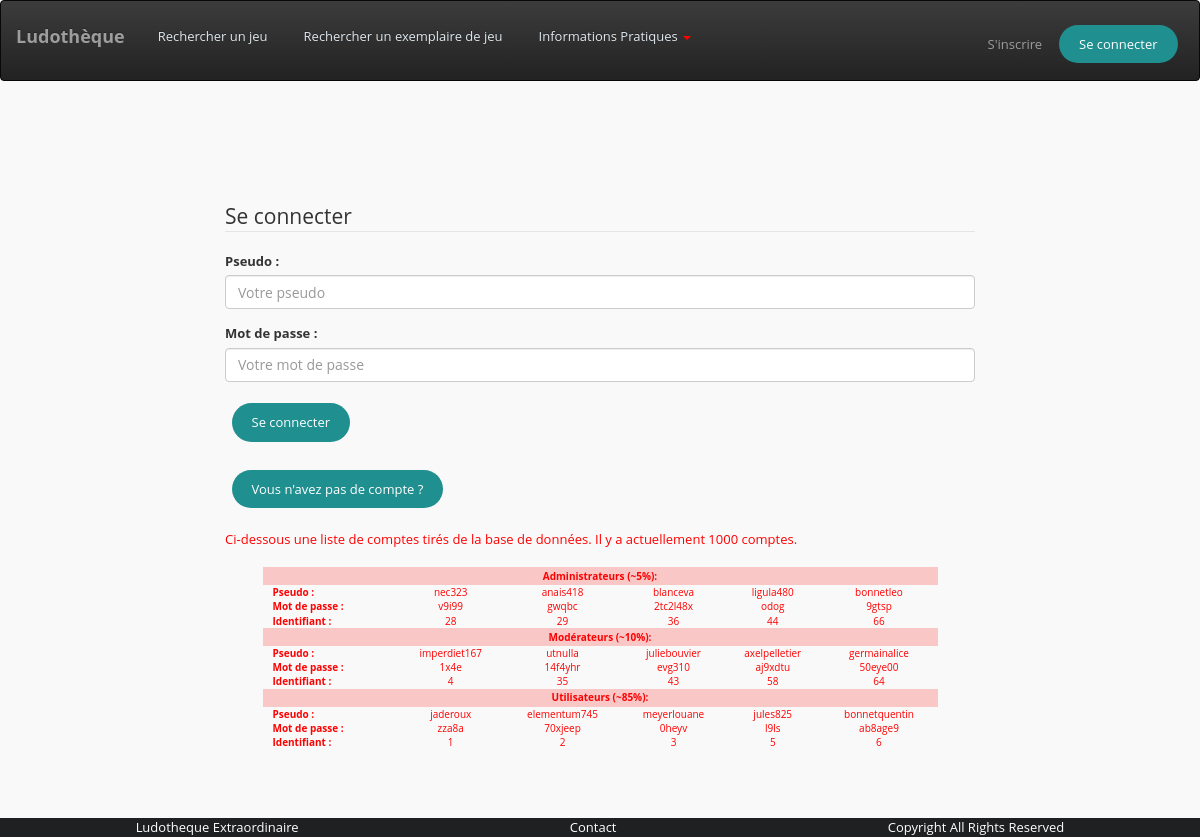
The app's page /index.php?page=connexion/connexion.php with its own data.
### tables this page shows
CREATE TABLE compte (
  idUser smallint(8) unsigned NOT NULL AUTO_INCREMENT,
  adresse varchar(300) NOT NULL,
  ville varchar(30) NOT NULL,
  numDept smallint(2) unsigned NOT NULL,  
  email varchar(255) NOT NULL UNIQUE,  
  telephone varchar(15) NOT NULL,
  pseudo varchar(30) NOT NULL UNIQUE,  
  dateInscription date NOT NULL,
  mdp varchar(50) NOT NULL,
  codePostal int(5) unsigned NOT NULL,
  droit varchar(20) NOT NULL,  
  typeCompte VARCHAR(30) NOT NULL DEFAULT 'Individu',  

  PRIMARY KEY (idUser)
);

### ihm/connexion/connexion.php (the view, shortened to what this page needs)
<?php
$pdo = openConnexion();
$requeteAdministrateurs = "SELECT * FROM compte WHERE droit='Administrateur' LIMIT 5;";
$stmtAdministrateurs = $pdo->prepare($requeteAdministrateurs);
$stmtAdministrateurs->execute();
$listeAdministrateurs = null;
while ($ligne = $stmtAdministrateurs->fetch(PDO::FETCH_ASSOC)) {
    $listeAdministrateurs [] = ['pseudo' => $ligne['pseudo'], 'mdp' => $ligne['mdp'], 'idUser' => $ligne['idUser']];
}
$requeteModerateurs = "SELECT * FROM compte WHERE droit='Moderateur' LIMIT 5;";
$stmtModerateurs = $pdo->prepare($requeteModerateurs);
$stmtModerateurs->execute();
$listeModerateurs = null;
while ($ligne = $stmtModerateurs->fetch(PDO::FETCH_ASSOC)) {
    $listeModerateurs [] = ['pseudo' => $ligne['pseudo'], 'mdp' => $ligne['mdp'], 'idUser' => $ligne['idUser']];
}
$requeteUtilisateurs = "SELECT * FROM compte WHERE droit='Utilisateur' LIMIT 5;";
$stmtUtilisateurs = $pdo->prepare($requeteUtilisateurs);
$stmtUtilisateurs->execute();
$listeUtilisateurs = null;
while ($ligne = $stmtUtilisateurs->fetch(PDO::FETCH_ASSOC)) {
    $listeUtilisateurs [] = ['pseudo' => $ligne['pseudo'], 'mdp' => $ligne['mdp'], 'idUser' => $ligne['idUser']];
}
?>
<form action="" method="POST">
    <legend>Se connecter</legend>
    <div class="form-group">
        <label for="username-email"> Pseudo :</label>
        <input type="text" name="pseudo" size="20" maxlength="20" required="required"  placeholder="Votre pseudo"  class="form-control"/>
    </div>
    <div class="form-group">
        <label for="password">Mot de passe :</label>
        <input type="password" name="mdp" size="20" maxlength="20" required="required" placeholder="Votre mot de passe"  class="form-control"/>
    </div>
    <div class="form-group">
        <input type="submit" class="boutonBleu" value="Se connecter" />
    </div>
    <div class="form-group">
        <a href="index.php?page=creation/individu.php" class="boutonBleu">Vous n'avez pas de compte ?</a>
    </div>
</form>
<span>
    Ci-dessous une liste de comptes tirés de la base de données. Il y a actuellement 1000 comptes.
    <br />
    <br />
    <table>
        <tr>
            <td colspan=6 class="categorie">
                <b>Administrateurs (~5%):</b>
            </td>
        </tr>
        <tr>
            <td class="titre">
                <b>Pseudo :</b>
            </td>
            <?php foreach ($listeAdministrateurs as $administrateur) : ?>
                <td><?= $administrateur["pseudo"] ?></td>
            <?php endforeach; ?>
        </tr>
        <tr>
            <td class="titre">
                <b>Mot de passe :</b>
            </td>
            <?php foreach ($listeAdministrateurs as $administrateur) : ?>
                <td><?= $administrateur["mdp"] ?></td>
            <?php endforeach; ?>
        </tr>
        <tr>
            <td class="titre">
                <b>Identifiant :</b>
            </td>
            <?php foreach ($listeAdministrateurs as $administrateur) : ?>
                <td><?= $administrateur["idUser"] ?></td>
            <?php endforeach; ?>
        </tr>
        <tr>
            <td colspan=6 class="categorie">
                <b>Modérateurs (~10%):</b>
            </td>
        </tr>
        <tr>
            <td class="titre">
                <b>Pseudo :</b>
            </td>
            <?php foreach ($listeModerateurs as $moderateur) : ?>
                <td><?= $moderateur["pseudo"] ?></td>
            <?php endforeach; ?>
        </tr>
        <tr>
            <td class="titre">
                <b>Mot de passe :</b>
            </td>
            <?php foreach ($listeModerateurs as $moderateur) : ?>
                <td><?= $moderateur["mdp"] ?></td>
            <?php endforeach; ?>
        </tr>
        <tr>
            <td class="titre">
                <b>Identifiant :</b>
            </td>
            <?php foreach ($listeModerateurs as $moderateur) : ?>
                <td><?= $moderateur["idUser"] ?></td>
            <?php endforeach; ?>
        </tr>
        <tr>
            <td colspan=6 class="categorie">
                <b>Utilisateurs (~85%):</b>
            </td>
        </tr>
        <tr>
            <td class="titre">
                <b>Pseudo :</b>
            </td>
            <?php foreach ($listeUtilisateurs as $utilisateur) : ?>
                <td><?= $utilisateur["pseudo"] ?></td>
            <?php endforeach; ?>
        </tr>
        <tr>
            <td class="titre">
                <b>Mot de passe :</b>
            </td>
            <?php foreach ($listeUtilisateurs as $utilisateur) : ?>
                <td><?= $utilisateur["mdp"] ?></td>
            <?php endforeach; ?>
        </tr>
                <tr>
            <td class="titre">
                <b>Identifiant :</b>
            </td>
            <?php foreach ($listeUtilisateurs as $utilisateur) : ?>
                <td><?= $utilisateur["idUser"] ?></td>
            <?php endforeach; ?>
        </tr>
    </table>
    <br />
    <br />
</span>

### index.php (shortened to what this page needs)
<!DOCTYPE HTML>
<html>
    <head>
        <?php
        include 'ihm/css/css.php';
        ?>
        <?php
        if (!empty($_REQUEST['connexion'])) {
            include 'controller/controllerConnexion.php';
        } else if (!empty($_REQUEST['objectToWorkWith'])) {
            include 'controller/controllerRequete.php';
        } else if (!empty($_REQUEST['administrateur'])) {
            include 'controller/controllerAdministrateur.php';
        } else if (!empty($_REQUEST['moderateur'])) {
            include 'controller/controllerModerateur.php';
        } else if (!empty($_REQUEST['user']) && empty($_REQUEST['idPret'])) {
            include 'controller/controllerUser.php';
        } else if (!empty($_REQUEST['formulaire'])) {
            include 'controller/controllerFormulaire.php';
        } else if (!empty($_REQUEST['pret'])) {
            include 'controller/controllerPret.php';
        } else if (!empty($_REQUEST['page'])) {
            $pageAAfficher = 'ihm/' . $_REQUEST['page'];
        }
        ?>
    </head>
    <body>
        <div id='div_header'><?php
            include ('ihm/header/header.php');
            ?></div>
        <div class="container" id="wrap">
            <div class="row">
                <div class="col-xs-12 col-sm-12 col-md-10 col-lg-8 col-xs-offset-0 col-sm-offset-0 col-md-offset-2 col-lg-offset-2 toppad" >
                    <?php include $pageAAfficher; ?>
                </div>
            </div>
        </div>
        <div id='div_footer'><?php
            include 'ihm/footer/footer.php';
            ?></div>
    </body>
</html>

### ihm/css/css.php (shortened to what this page needs)
<?php
$cssDirectory = "ihm/css";
if ($dossier = opendir($cssDirectory)) {
    while (false !== ($file = readdir($dossier))) {
        $fileExtension = explode(".", $file)[count(explode(".", $file)) - 1];
        if ($fileExtension == "css") {
            echo '<link rel="stylesheet" type="text/css" href="' . $cssDirectory . '/' . $file . '">';
        }
    }
}
?>
      <link rel="stylesheet" type="text/css" href="ihm/css/styles.css" >

### ihm/header/header.php (shortened to what this page needs)
<nav class="navbar navbar-inverse navigation-clean-button"  >
    <div class="container-fluid" >
        <div class="navbar-header"  >
            <a class="navbar-brand navbar-link" href="index.php">Ludothèque </a>
        </div>
        <div class="collapse navbar-collapse" id="navcol-1">
            <ul class="nav navbar-nav" >
                <li role="presentation"><a href="index.php?page=recherche/jeu_t.php">Rechercher un jeu</a></li>
                <li role="presentation"><a href="index.php?page=recherche/jeu_p.php">Rechercher un exemplaire de jeu</a></li>
                <li class="dropdown">
                    <a class="dropdown-toggle" data-toggle="dropdown" aria-expanded="false"  href="index.php?page=pages/informations.php">
                        Informations Pratiques
                        <span class="caret">
                        </span>
                    </a>
                </li>
            </ul>
            <p class="navbar-text navbar-right actions">
                <?php if (empty($_SESSION)): ?>
                    <a class="navbar-link login" href="index.php?page=creation/individu.php">S'inscrire</a>
                    <a class="boutonBleu" role="button" href="index.php?page=connexion/connexion.php">Se connecter</a>
                <?php else: ?>
                    <a class="boutonBleu" role="button" href="index.php?connexion=off">Se déconnecter</a>
                <?php endif; ?>
            </p>
        </div>
    </div>
</nav>

### ihm/footer/footer.php
<footer >
	<div class="footer">
		<div id="element1">Ludotheque Extraordinaire</div>
		<div id="element2">
			<a id="a" href="mailto:ludo@theque.com"> Contact </a>
		</div>
		<div id="element3">Copyright All Rights Reserved</div>
	</div>
</footer>

### ihm/css/styles.css (style rules this page uses)
body { background-color: #f9f9f9 !important; font-family: 'Open Sans', sans-serif!important; font-size:1.3em; }
table { border-collapse:collapse; width:100%; }
th, td { border:1px solid black; width:20%; }
td { text-align:center; }
.toppad { margin-top:100px; margin-bottom:50px; }

### ihm/css/Navigation-with-Button1.css (style rules this page uses)
.navigation-clean-button { z-index:1000; width:100%; position:fixed; background:#fff; padding-top:10px; padding-bottom:10px; color:#333; border-radius:0; box-shadow:none; border:none; margin-bottom:0; }
.navigation-clean-button .navbar-brand { font-weight:bold; color:inherit; }
.navigation-clean-button .navbar-collapse, .navigation-clean-button .navbar-form { border-top-color:#ddd; }
.navigation-clean-button.navbar-inverse .navbar-collapse, .navigation-clean-button.navbar-inverse .navbar-form { border-top-color:#333; }
.navigation-clean-button.navbar .navbar-nav > li > a { padding-left:18px; padding-right:18px; }
.navigation-clean-button.navbar-inverse { background-color:#1f2021; color:#fff; }
.navigation-clean-button.navbar-inverse .navbar-nav > li > a { color:#dfe8ee; }
.navigation-clean-button .actions { margin-top:7px; margin-bottom:0; }
.navigation-clean-button .actions .login { margin-right:7px; text-decoration:none; }

### ihm/css/footer.css (style rules this page uses)
.footer { display: flex; flex-direction: row; justify-content: space-around; background-color: #1f2021; position: fixed; bottom: 0px; width: 100%; flex-wrap: wrap; }
#element2 a { color: #fff; }
#element1 { color: white; display: flex; justify-content: flex-left; }
#element2 { color: white; display: flex; justify-content: flex-right; }
#element3 { color: white; display: flex; justify-content: center; }

### ihm/css/boutons.css (style rules this page uses)
.boutonBleu { display: inline-block; background-color: #208f8f; padding: 10px; padding-left: 20px; padding-right: 20px; color : white; border: none; border-radius: 20px; margin : 0.5em; text-decoration: none; }

### ihm/connexion/connexion.php (style rules this page uses)
span { color:red; }
td { text-align: center;border: none;width: auto; }
table { width: 100%;font-size: 10px;width: 90%;margin: auto; }
.titre { text-align: left;padding-left: 1em; }
.categorie { background-color: rgba(255,0,0,0.2);height: 18px; }

### records on screen
compte: pseudo "nec323", mdp "v9i99", idUser "28"
compte: pseudo "anais418", mdp "gwqbc", idUser "29"
compte: pseudo "blanceva", mdp "2tc2l48x", idUser "36"
compte: pseudo "ligula480", mdp "odog", idUser "44"
compte: pseudo "bonnetleo", mdp "9gtsp", idUser "66"
compte: pseudo "imperdiet167", mdp "1x4e", idUser "4"
compte: pseudo "utnulla", mdp "14f4yhr", idUser "35"
compte: pseudo "juliebouvier", mdp "evg310", idUser "43"
compte: pseudo "axelpelletier", mdp "aj9xdtu", idUser "58"
compte: pseudo "germainalice", mdp "50eye00", idUser "64"
compte: pseudo "jaderoux", mdp "zza8a", idUser "1"
compte: pseudo "elementum745", mdp "70xjeep", idUser "2"
compte: pseudo "meyerlouane", mdp "0heyv", idUser "3"
compte: pseudo "jules825", mdp "l9ls", idUser "5"
compte: pseudo "bonnetquentin", mdp "ab8age9", idUser "6"
